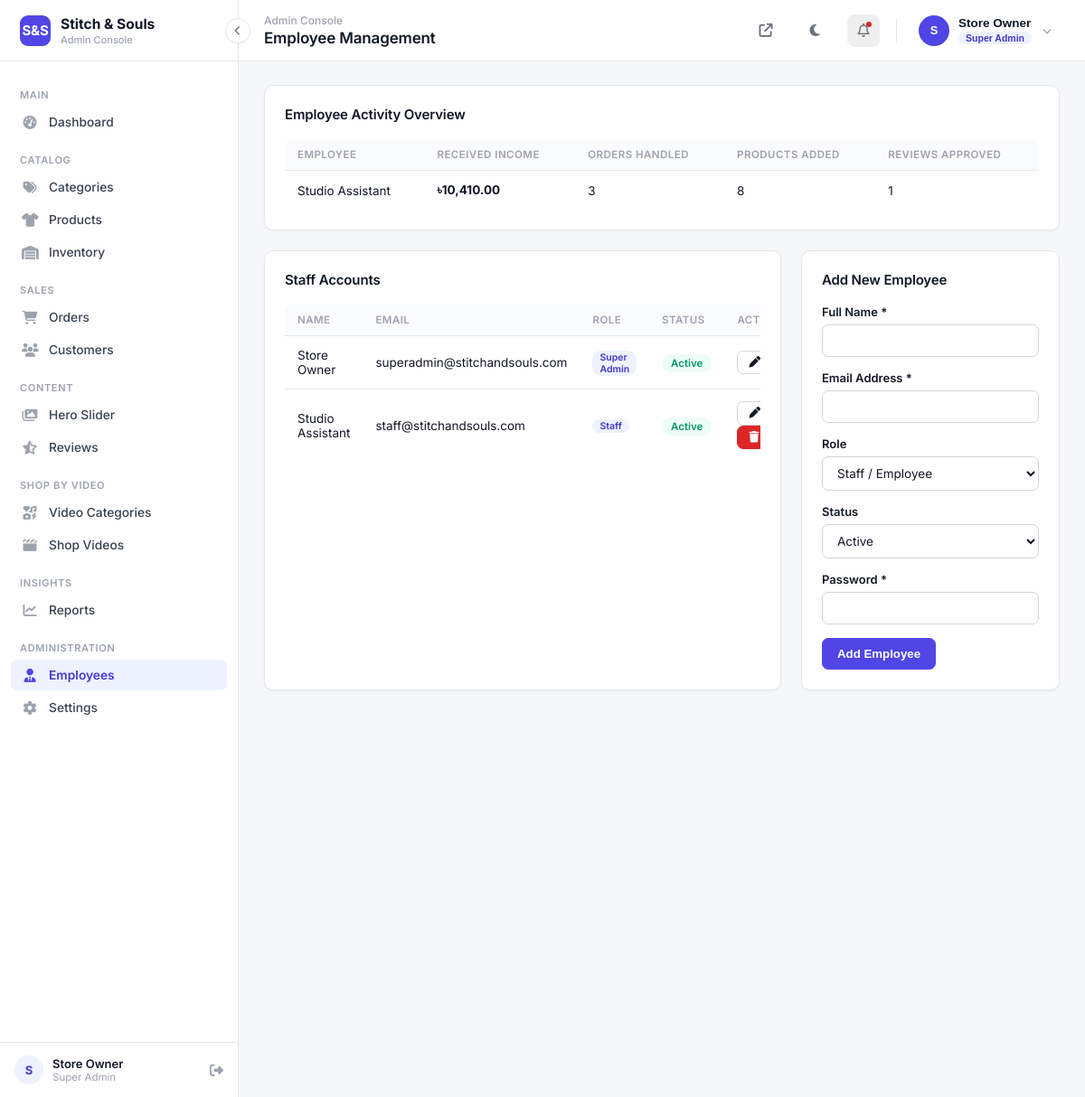
The page /admin/employees.php (signed in) on the database its author committed.
### tables this page shows
CREATE TABLE `employees` (
  `id` INT(11) NOT NULL AUTO_INCREMENT,
  `name` VARCHAR(150) NOT NULL,
  `email` VARCHAR(150) NOT NULL UNIQUE,
  `password` VARCHAR(255) NOT NULL,
  `role` ENUM('super_admin','employee') NOT NULL DEFAULT 'employee',
  `photo` VARCHAR(255) DEFAULT NULL,
  `status` ENUM('active','inactive') DEFAULT 'active',
  `created_at` DATETIME DEFAULT CURRENT_TIMESTAMP,
  PRIMARY KEY (`id`)
);

### includes/functions.php (called while the page is built, shortened)
<?php
function sanitize($str) {
    return htmlspecialchars(trim($str ?? ''), ENT_QUOTES, 'UTF-8');
}
function formatPrice($price) {
    global $siteSettings;
    $symbol = $siteSettings['currency_symbol'] ?? '৳';
    return $symbol . number_format((float)$price, 2);
}

### config/config.php (called while the page is built, shortened)
<?php
require_once __DIR__ . '/database.php';
require_once __DIR__ . '/../includes/functions.php';
$siteSettings = [];
try {
    $stmt = $pdo->query("SELECT setting_key, setting_value FROM site_settings");
    foreach ($stmt->fetchAll() as $row) {
        $siteSettings[$row['setting_key']] = $row['setting_value'];
    }
} catch (Exception $e) {
}

### admin/includes/admin_bootstrap.php (called while the page is built, shortened)
<?php
require_once __DIR__ . '/../../config/config.php';

### admin/employees.php (the view, shortened to what this page needs)
<?php
require_once __DIR__ . '/includes/admin_bootstrap.php';
$editEmployee = null;
$employees = $pdo->query("SELECT * FROM employees ORDER BY created_at DESC")->fetchAll();
$activityStmt = $pdo->query("
    SELECT e.id, e.name, e.role,
        (SELECT COALESCE(SUM(total_amount),0) FROM orders o WHERE o.handled_by = e.id) AS received_income,
        (SELECT COUNT(*) FROM orders o WHERE o.handled_by = e.id) AS orders_handled,
        (SELECT COUNT(*) FROM products p WHERE p.created_by = e.id) AS products_added,
        (SELECT COUNT(*) FROM reviews r WHERE r.reviewed_by = e.id AND r.status = 'approved') AS reviews_approved
    FROM employees e
    WHERE e.role = 'employee'
    ORDER BY received_income DESC
");
$employeeActivity = $activityStmt->fetchAll();
require_once __DIR__ . '/includes/admin_header.php';
?>
<div class="panel">
    <div class="panel-header"><h3>Employee Activity Overview</h3></div>
    <div class="table-wrap">
        <table class="admin-table">
            <thead><tr><th>Employee</th><th>Received Income</th><th>Orders Handled</th><th>Products Added</th><th>Reviews Approved</th></tr></thead>
            <tbody>
            <?php foreach ($employeeActivity as $a): ?>
                <tr>
                    <td><?= sanitize($a['name']) ?></td>
                    <td><strong><?= formatPrice($a['received_income']) ?></strong></td>
                    <td><?= (int)$a['orders_handled'] ?></td>
                    <td><?= (int)$a['products_added'] ?></td>
                    <td><?= (int)$a['reviews_approved'] ?></td>
                </tr>
            <?php endforeach; ?>
            </tbody>
        </table>
    </div>
</div>
<div class="grid-2">
    <div class="panel">
        <div class="panel-header"><h3>Staff Accounts</h3></div>
        <div class="table-wrap">
            <table class="admin-table">
                <thead><tr><th>Name</th><th>Email</th><th>Role</th><th>Status</th><th>Actions</th></tr></thead>
                <tbody>
                <?php foreach ($employees as $e): ?>
                    <tr>
                        <td><?= sanitize($e['name']) ?></td>
                        <td><?= sanitize($e['email']) ?></td>
                        <td><span class="role-badge" style="background:var(--a-primary-light);color:var(--a-primary-dark);"><?= $e['role'] === 'super_admin' ? 'Super Admin' : 'Staff' ?></span></td>
                        <td><span class="status-badge status-<?= $e['status'] === 'active' ? 'active' : 'inactive' ?>"><?= sanitize($e['status']) ?></span></td>
                        <td>
                            <a href="employees.php?edit=<?= (int)$e['id'] ?>" class="btn btn-sm btn-outline"><i class="fa-solid fa-pen"></i></a>
                            <?php if ((int)$e['id'] !== (int)$_SESSION['employee_id']): ?>
                            <a href="employees.php?delete=<?= (int)$e['id'] ?>" class="btn btn-sm confirm-delete"><i class="fa-solid fa-trash"></i></a>
                            <?php endif; ?>
                        </td>
                    </tr>
                <?php endforeach; ?>
                </tbody>
            </table>
        </div>
    </div>
    <div class="panel">
        <div class="panel-header"><h3><?= $editEmployee ? 'Edit Employee' : 'Add New Employee' ?></h3></div>
        <form method="post" action="employees.php">
            <div class="form-group">
                <label>Full Name *</label>
                <input type="text" name="name" required value="<?= sanitize($editEmployee['name'] ?? '') ?>">
            </div>
            <div class="form-group">
                <label>Email Address *</label>
                <input type="email" name="email" required value="<?= sanitize($editEmployee['email'] ?? '') ?>">
            </div>
            <div class="form-group">
                <label>Role</label>
                <select name="role">
                    <option value="employee" <?= ($editEmployee['role'] ?? '') === 'employee' ? 'selected' : '' ?>>Staff / Employee</option>
                </select>
            </div>
            <div class="form-group">
                <label>Status</label>
                <select name="status">
                    <option value="active" <?= ($editEmployee['status'] ?? '') === 'active' ? 'selected' : '' ?>>Active</option>
                </select>
            </div>
            <div class="form-group">
                <label>Password <?= $editEmployee ? '<small style="color:var(--a-text-light);">(leave blank to keep current)</small>' : '*' ?></label>
                <input type="password" name="password">
            </div>
            <button type="submit" class="btn btn-block"><?= $editEmployee ? 'Update Employee' : 'Add Employee' ?></button>
        </form>
    </div>
</div>
<?php require_once __DIR__ . '/includes/admin_footer.php'; ?>

### assets/css/admin.css (style rules this page uses)
:root { --a-bg: #F6F7F9; --a-surface: #FFFFFF; --a-border: #E5E7EB; --a-border-strong: #D1D5DB; --a-text: #111827; --a-text-light: #6B7280; --a-text-faint: #9CA3AF; --a-primary: #4F46E5; --a-primary-dark: #4338CA; --a-primary-light: #EEF2FF; --a-success: #059669; --a-success-bg: #ECFDF5; --a-danger: #DC2626; --a-danger-bg: #FEF2F2; --a-warning: #D97706; --a-warning-bg: #FFFBEB; --a-info: #2563EB; --a-info-bg: #EFF6FF; --a-sidebar-bg: #FFFFFF; --a-sidebar-w: 264px; --radius: 10px; --radius-sm: 7px; --shadow-sm: 0 1px 2px rgba(16, 24, 40, 0.05); --shadow-md: 0 4px 10px rgba(16, 24, 40, 0.06), 0 1px 3px rgba(16,24,40,.06); --transition: 0.2s cubic-bezier(.4,0,.2,1); }
* { margin: 0; padding: 0; box-sizing: border-box; }
body { font-family: 'Inter', -apple-system, BlinkMacSystemFont, 'Segoe UI', sans-serif; background: var(--a-bg); color: var(--a-text); font-size: 14px; -webkit-font-smoothing: antialiased; }
a { text-decoration: none; color: inherit; }
h1,h2,h3,h4 { font-family: inherit; font-weight: 600; letter-spacing: -0.01em; }
.role-badge { font-size: 10.5px; background: var(--a-primary-light); color: var(--a-primary-dark); padding: 1px 8px; border-radius: 10px; font-weight: 600; margin-top: 1px; display: inline-block; }
.panel { background: var(--a-surface); border-radius: var(--radius); border: 1px solid var(--a-border); box-shadow: var(--shadow-sm); padding: 22px; margin-bottom: 22px; max-width: 100%; overflow: hidden; }
.panel-header { display: flex; justify-content: space-between; align-items: center; margin-bottom: 18px; flex-wrap: wrap; gap: 10px; }
.panel-header h3 { font-size: 15px; font-weight: 600; color: var(--a-text); }
.grid-2 { display: grid; grid-template-columns: 2fr 1fr; gap: 22px; }
.table-wrap { overflow-x: auto; max-width: 100%; }
table.admin-table { width: 100%; border-collapse: collapse; }
table.admin-table th { text-align: left; font-size: 11.5px; text-transform: uppercase; letter-spacing: .04em; font-weight: 600; color: var(--a-text-faint); padding: 10px 14px; border-bottom: 1px solid var(--a-border); background: #FAFBFC; }
table.admin-table th:first-child { border-top-left-radius: 8px; }
table.admin-table th:last-child { border-top-right-radius: 8px; }
table.admin-table td { padding: 13px 14px; border-bottom: 1px solid var(--a-border); font-size: 13.5px; vertical-align: middle; color: var(--a-text); }
table.admin-table tr:last-child td { border-bottom: none; }
.btn { display: inline-flex; align-items: center; gap: 7px; padding: 9px 16px; background: var(--a-primary); color: #fff; border: 1px solid var(--a-primary); border-radius: var(--radius-sm); font-weight: 600; font-size: 13.25px; transition: all var(--transition); cursor: pointer; }
.btn-outline { background: var(--a-surface); border: 1px solid var(--a-border-strong); color: var(--a-text); }
.btn-sm { padding: 6px 12px; font-size: 12.5px; }
.btn-danger, .confirm-delete.btn { background: var(--a-danger); border-color: var(--a-danger); }
.form-group { margin-bottom: 15px; }
.form-group label { display: block; font-size: 13px; font-weight: 600; margin-bottom: 6px; color: var(--a-text); }
.form-group input, .form-group select, .form-group textarea { width: 100%; padding: 9px 12px; border: 1px solid var(--a-border-strong); border-radius: var(--radius-sm); font-family: inherit; font-size: 13.5px; color: var(--a-text); background: #fff; transition: border-color var(--transition); }
.status-badge { padding: 3px 10px; border-radius: 20px; font-size: 11.5px; font-weight: 600; text-transform: capitalize; }
.status-active { background: var(--a-success-bg); color: var(--a-success); }

### rows shown on the page
employees: name "Studio Assistant", received_income "৳10,410.00", orders_handled "3", products_added "8", reviews_approved "1", email "staff@stitchandsouls.com", role "Staff", status "Active"
employees: name "Store Owner", email "superadmin@stitchandsouls.com", role "Super Admin", status "Active"

### other values the page prints
setting('site_name', 'Stitch & Souls') "Stitch & Souls"
$initials "S"
$_SESSION['employee_name'] "Store Owner"
$pageTitle "Employee Management"
substr($_SESSION['employee_name'], 0, 1) "S"
